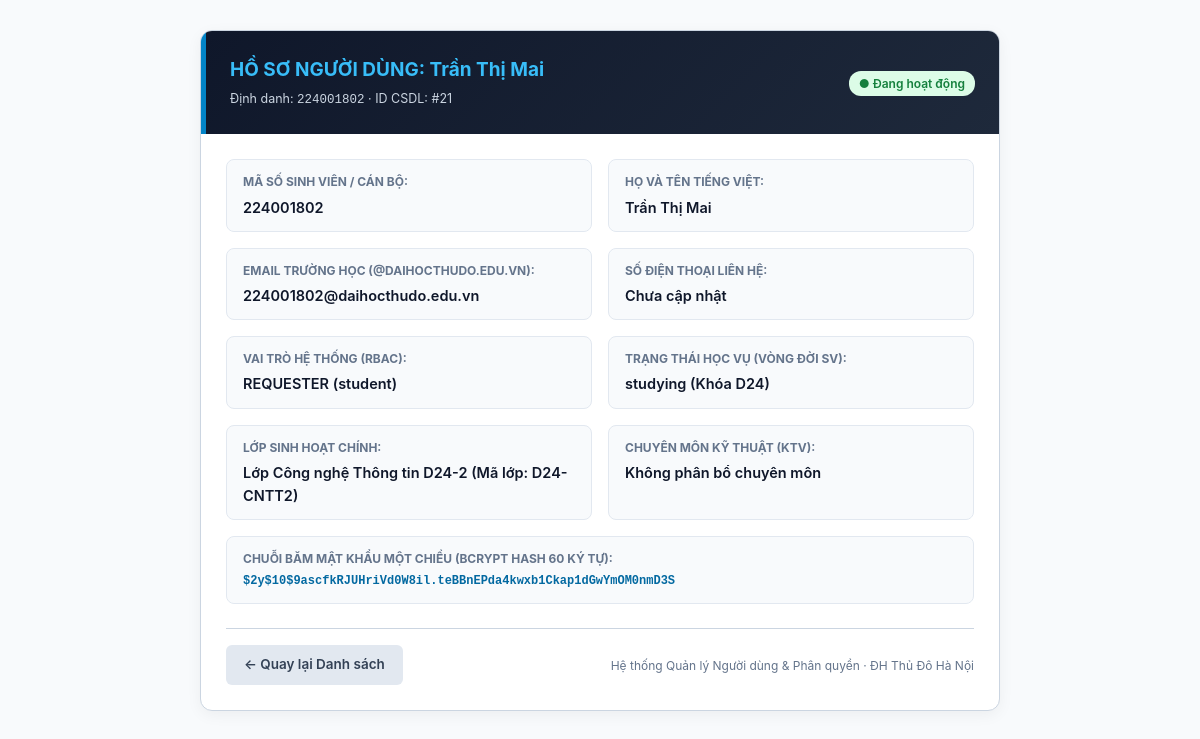
/admin/user_detail.php?id=21 (signed in), run on the app's committed database.
### tables this page shows
CREATE TABLE `users` (
  `id` int(10) unsigned NOT NULL AUTO_INCREMENT,
  `user_code` varchar(30) NOT NULL,
  `name` varchar(100) NOT NULL,
  `email` varchar(190) NOT NULL,
  `personal_email` varchar(190) DEFAULT NULL,
  `password_hash` varchar(255) NOT NULL,
  `role` enum('requester','agent','admin') NOT NULL DEFAULT 'requester',
  `user_type` enum('student','lecturer','staff') NOT NULL DEFAULT 'student',
  `department` varchar(100) DEFAULT NULL,
  `phone` varchar(20) DEFAULT NULL,
  `class_id` int(10) unsigned DEFAULT NULL,
  `cohort` varchar(20) DEFAULT 'D24',
  `academic_status` enum('studying','graduated','expelled','suspended') NOT NULL DEFAULT 'studying',
  `specialty_category_id` int(10) unsigned DEFAULT NULL,
  `max_capacity` tinyint(3) unsigned NOT NULL DEFAULT 5,
  `active_tickets_count` tinyint(3) unsigned NOT NULL DEFAULT 0,
  `is_on_duty` tinyint(1) NOT NULL DEFAULT 1,
  `failed_attempts` tinyint(3) unsigned NOT NULL DEFAULT 0,
  `locked_until` datetime DEFAULT NULL,
  `is_active` tinyint(1) NOT NULL DEFAULT 1,
  `lock_reason` enum('none','brute_force','violation','expelled','tuition_debt','graduated') NOT NULL DEFAULT 'none',
  `is_first_login` tinyint(1) NOT NULL DEFAULT 1,
  `created_at` datetime NOT NULL DEFAULT current_timestamp(),
  `updated_at` datetime NOT NULL DEFAULT current_timestamp() ON UPDATE current_timestamp(),
  `avatar_path` varchar(255) DEFAULT NULL,
  PRIMARY KEY (`id`),
  UNIQUE KEY `uq_users_user_code` (`user_code`),
  UNIQUE KEY `uq_users_email` (`email`),
  KEY `fk_users_class` (`class_id`),
  KEY `fk_users_specialty_category` (`specialty_category_id`),
  KEY `idx_agent_dispatch` (`role`,`is_active`,`is_on_duty`,`specialty_category_id`,`active_tickets_count`),
  KEY `idx_user_lookup` (`user_code`,`user_type`,`academic_status`),
  KEY `idx_cohort_filter` (`cohort`,`academic_status`),
  CONSTRAINT `fk_users_class` FOREIGN KEY (`class_id`) REFERENCES `classes` (`id`) ON DELETE SET NULL,
  CONSTRAINT `fk_users_specialty_category` FOREIGN KEY (`specialty_category_id`) REFERENCES `categories` (`id`) ON DELETE SET NULL
);

### app/Models/UserRepository.php (called while the page is built, shortened)
<?php
class UserRepository {
    public static function findById(int $id): ?array {
        $pdo = db();
        $sql = "SELECT
                    u.*,
                    COALESCE(c.class_code, 'N/A') AS class_code,
                    COALESCE(c.name, 'Không thuộc lớp sinh hoạt') AS class_name,
                    COALESCE(cat.name, 'Không phân bổ chuyên môn') AS specialty_name
                FROM users u
                LEFT JOIN classes c ON c.id = u.class_id
                LEFT JOIN categories cat ON cat.id = u.specialty_category_id
                WHERE u.id = :id
                LIMIT 1";
        $stmt = $pdo->prepare($sql);
        $stmt->execute([':id' => $id]);
        $user = $stmt->fetch();
        return $user ?: null;
    }
}

### admin/user_detail.php (the view, shortened to what this page needs)
<?php
require_once __DIR__ . '/../app/Models/UserRepository.php';
$id = (int)($_GET['id'] ?? 0);
$user = UserRepository::findById($id);
?>
<!DOCTYPE html>
<html lang="vi">
<head>
</head>
<body>
<div class="container">
    <div class="card">
        <div class="card-header">
            <div>
                <h2>HỒ SƠ NGƯỜI DÙNG: <?= htmlspecialchars($user['name']) ?></h2>
                <p style="font-size: 12.5px; color: #cbd5e1; margin-top: 4px;">Định danh: <code><?= htmlspecialchars($user['user_code']) ?></code> · ID CSDL: #<?= $user['id'] ?></p>
            </div>
            <div>
                <?php if ($user['is_active'] == 1): ?>
                    <span class="badge badge-active">● Đang hoạt động</span>
                <?php else: ?>
                    <span class="badge badge-locked">🔒 Bị khóa (<?= htmlspecialchars($user['lock_reason']) ?>)</span>
                <?php endif; ?>
            </div>
        </div>
        <div class="card-body">
            <div class="info-grid">
                <div class="info-item">
                    <div class="info-label">Mã số sinh viên / Cán bộ:</div>
                    <div class="info-value"><?= htmlspecialchars($user['user_code']) ?></div>
                </div>
                <div class="info-item">
                    <div class="info-label">Họ và tên tiếng Việt:</div>
                    <div class="info-value"><?= htmlspecialchars($user['name']) ?></div>
                </div>
                <div class="info-item">
                    <div class="info-label">Email trường học (@daihocthudo.edu.vn):</div>
                    <div class="info-value"><?= htmlspecialchars($user['email']) ?></div>
                </div>
                <div class="info-item">
                    <div class="info-label">Số điện thoại liên hệ:</div>
                    <div class="info-value"><?= htmlspecialchars($user['phone'] ?: 'Chưa cập nhật') ?></div>
                </div>
                <div class="info-item">
                    <div class="info-label">Vai trò hệ thống (RBAC):</div>
                    <div class="info-value"><?= strtoupper($user['role']) ?> (<?= htmlspecialchars($user['user_type']) ?>)</div>
                </div>
                <div class="info-item">
                    <div class="info-label">Trạng thái học vụ (Vòng đời SV):</div>
                    <div class="info-value"><?= htmlspecialchars($user['academic_status']) ?> (Khóa <?= htmlspecialchars($user['cohort'] ?: 'N/A') ?>)</div>
                </div>
                <div class="info-item">
                    <div class="info-label">Lớp sinh hoạt chính:</div>
                    <div class="info-value"><?= htmlspecialchars($user['class_name']) ?> (Mã lớp: <?= htmlspecialchars($user['class_code']) ?>)</div>
                </div>
                <div class="info-item">
                    <div class="info-label">Chuyên môn kỹ thuật (KTV):</div>
                    <div class="info-value"><?= htmlspecialchars($user['specialty_name']) ?></div>
                </div>
                <div class="info-item" style="grid-column: span 2;">
                    <div class="info-label">Chuỗi băm mật khẩu một chiều (Bcrypt Hash 60 ký tự):</div>
                    <div class="info-value" style="font-family: monospace; font-size: 12px; color: #0369a1;">
                        <?= htmlspecialchars($user['password_hash']) ?>
                    </div>
                </div>
            </div>
            <div style="display: flex; justify-content: space-between; align-items: center; border-top: 1px solid var(--border-color); padding-top: 16px;">
                <a href="users.php" class="btn btn-secondary">← Quay lại Danh sách</a>
                <span style="font-size: 12px; color: var(--text-muted);">Hệ thống Quản lý Người dùng & Phân quyền · ĐH Thủ Đô Hà Nội</span>
            </div>
        </div>
    </div>
</div>
</body>
</html>

### admin/user_detail.php (style rules this page uses)
:root { --primary: #0284c7; --primary-dark: #0369a1; --navy-dark: #0f172a; --bg-body: #f8fafc; --bg-card: #ffffff; --border-color: #cbd5e1; --text-main: #1e293b; --text-muted: #64748b; }
* { box-sizing: border-box; margin: 0; padding: 0; }
body { font-family: -apple-system, BlinkMacSystemFont, "Segoe UI", Roboto, sans-serif; background-color: var(--bg-body); color: var(--text-main); line-height: 1.6; padding: 30px 20px; }
.container { max-width: 800px; margin: 0 auto; }
.card { background: var(--bg-card); border-radius: 12px; border: 1px solid var(--border-color); box-shadow: 0 4px 15px rgba(0,0,0,0.05); overflow: hidden; }
.card-header { background: linear-gradient(135deg, var(--navy-dark) 0%, #1e293b 100%); color: #fff; padding: 24px; border-left: 5px solid var(--primary); display: flex; justify-content: space-between; align-items: center; }
.card-header h2 { font-size: 19px; color: #38bdf8; }
.card-body { padding: 25px; }
.info-grid { display: grid; grid-template-columns: 1fr 1fr; gap: 16px; margin-bottom: 24px; }
.info-item { background: #f8fafc; padding: 12px 16px; border-radius: 8px; border: 1px solid #e2e8f0; }
.info-label { font-size: 12px; color: var(--text-muted); text-transform: uppercase; font-weight: 700; margin-bottom: 4px; }
.info-value { font-size: 14.5px; font-weight: 600; color: #0f172a; word-break: break-all; }
.btn { display: inline-flex; align-items: center; gap: 6px; padding: 9px 18px; border-radius: 6px; font-size: 13.5px; font-weight: 600; text-decoration: none; cursor: pointer; border: none; }
.btn-secondary { background: #e2e8f0; color: #334155; }
.badge { display: inline-block; padding: 3px 10px; border-radius: 12px; font-size: 12px; font-weight: 600; }
.badge-active { background: #dcfce7; color: #15803d; }

### data on the page
users: name "Trần Thị Mai", user_code "224001802", id "21", email "224001802@daihocthudo.edu.vn", phone "Chưa cập nhật", role "REQUESTER", user_type "student", academic_status "studying", cohort "D24", password_hash "$2y$10$9ascfkRJUHriVd0W8il.teBBnEPda4kwxb1Ckap1dGwYmOM0nmD3S"

### other printed values
$user['class_name'] "Lớp Công nghệ Thông tin D24-2"
$user['class_code'] "D24-CNTT2"
$user['specialty_name'] "Không phân bổ chuyên môn"
